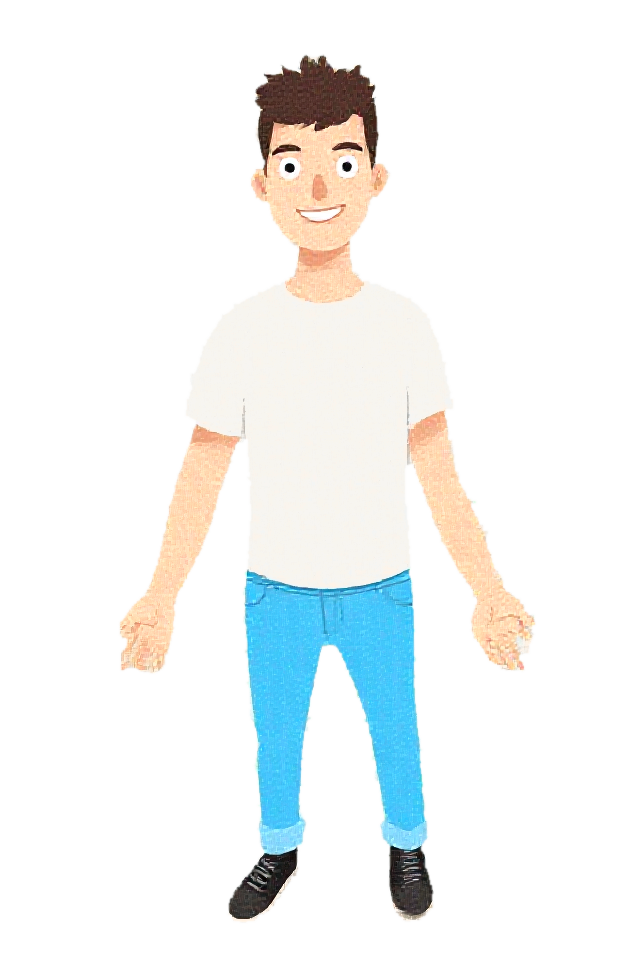
#> input picture briefs/contact-greeting/approved/body-source.png, 640 x 960 px
$ python cutout_flat.py ../briefs/contact-greeting/approved/body-source.png out.png
#> lines starting #> are read from the running program, lines starting #| are printed output that depends on the picture; after the words box and inside, x2 and y2 are one past the last pixel; in counts of white or black regions, pixels touching at a corner belong together
#!/usr/bin/env python3
"""Cut a flat illustration off its plain background, keeping white interiors.

The chroma key this replaces never worked: a diffusion model does not produce a
uniform key colour, and the first real attempt came back as striped pale mint
with a blob in one corner. A luminance key worked while the drawing was pure
line art and died the moment the character was coloured.

What works for a flat illustration on a plain field is neither. The background
is not a colour to match, it is the region **connected to the border**. Fill
inward from the edge through everything that matches the background, and
whatever the fill cannot reach is the subject, including a white t-shirt that is
within a few units of the paper it stands on. That last part is the whole point:
this character's shirt is 6 units from the background out of 765, so any test
that asks "is this pixel white" erases his torso.

    python3 scripts/cutout_flat.py IN.png OUT.png [--tolerance 3] [--feather 1]
"""

from __future__ import annotations

import argparse
from pathlib import Path

import numpy as np
from PIL import Image, ImageFilter


def main() -> None:
    ap = argparse.ArgumentParser(description=__doc__)
    ap.add_argument("src", type=Path)
    ap.add_argument("out", type=Path)
    ap.add_argument("--tolerance", type=int, default=3,
                    help="how far from the border colour still counts as background")
    ap.add_argument("--erode", type=int, default=2,
                    help="pixels to shrink the mask by, to drop the pale ring of "
                         "half-background pixels along every edge")
    ap.add_argument("--feather", type=float, default=0.8,
                    help="blur radius on the alpha edge, in pixels")
    ap.add_argument("--onto", default=None,
                    help="flatten onto this colour instead of keeping alpha, e.g. "
                         "'#F7F6F3'. For images that stay on their own ground, like the "
                         "project cards, where the model tinted the paper and the fix is "
                         "to repaint it, not to cut the subject out")
    ap.add_argument("--trim", action="store_true",
                    help="crop the result to the subject")
    args = ap.parse_args()

    im = Image.open(args.src).convert("RGB")
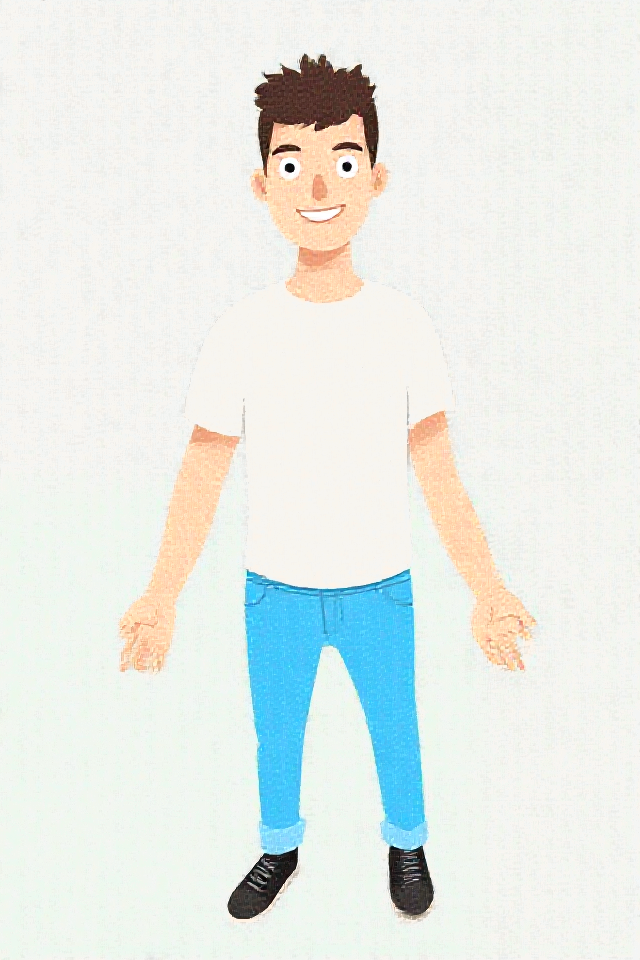
#> im: PIL image 640x960 RGB; mean R, G, B 230.8, 236.1, 231.8
    a = np.asarray(im).astype(int)
    h, w, _ = a.shape
#> h = 960; w = 640

    edges = np.concatenate([a[0].reshape(-1, 3), a[-1].reshape(-1, 3),
                            a[:, 0].reshape(-1, 3), a[:, -1].reshape(-1, 3)])
    bg = np.median(edges, axis=0)
#> bg = [243, 245, 241]
    matches = np.abs(a - bg).sum(axis=2) <= args.tolerance
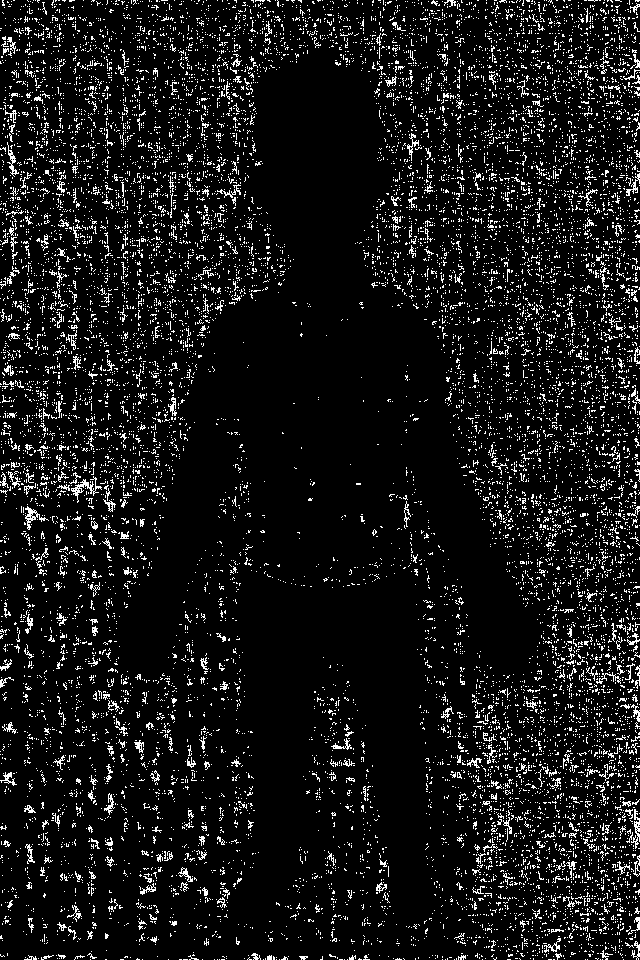
#> matches: shape (960, 640) bool; 8.6% white in thin lines or dots

    # Flood inward from every border pixel that matches. Iterative, because a
    # 1254x1254 background is far past Python's recursion limit.
    outside = np.zeros((h, w), dtype=bool)
    stack: list[tuple[int, int]] = []
    for x in range(w):
        for y in (0, h - 1):
            if matches[y, x] and not outside[y, x]:
                outside[y, x] = True
                stack.append((y, x))
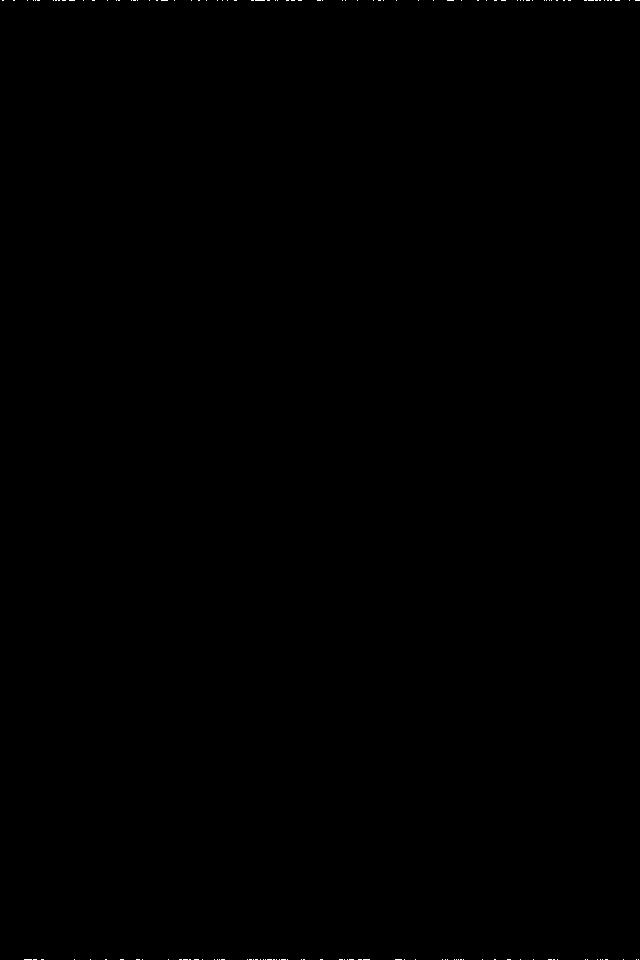
#> outside: shape (960, 640) bool; 0.05% white in thin lines or dots
    for y in range(h):
        for x in (0, w - 1):
            if matches[y, x] and not outside[y, x]:
                outside[y, x] = True
                stack.append((y, x))
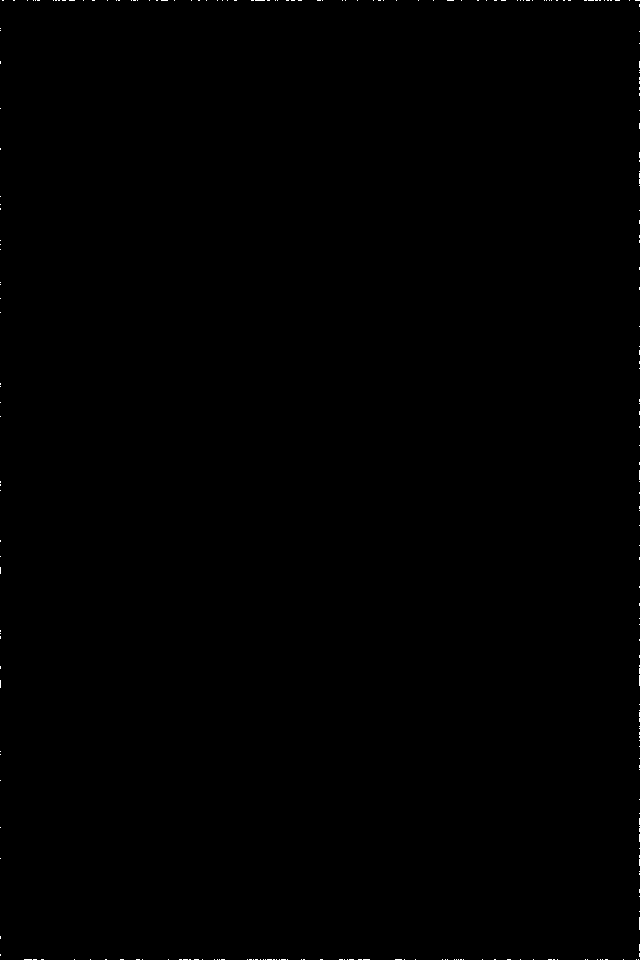
#> outside: shape (960, 640) bool; 0.1% white in thin lines or dots

    while stack:
        y, x = stack.pop()
        for ny, nx in ((y - 1, x), (y + 1, x), (y, x - 1), (y, x + 1)):
            if 0 <= ny < h and 0 <= nx < w and matches[ny, nx] and not outside[ny, nx]:
                outside[ny, nx] = True
                stack.append((ny, nx))
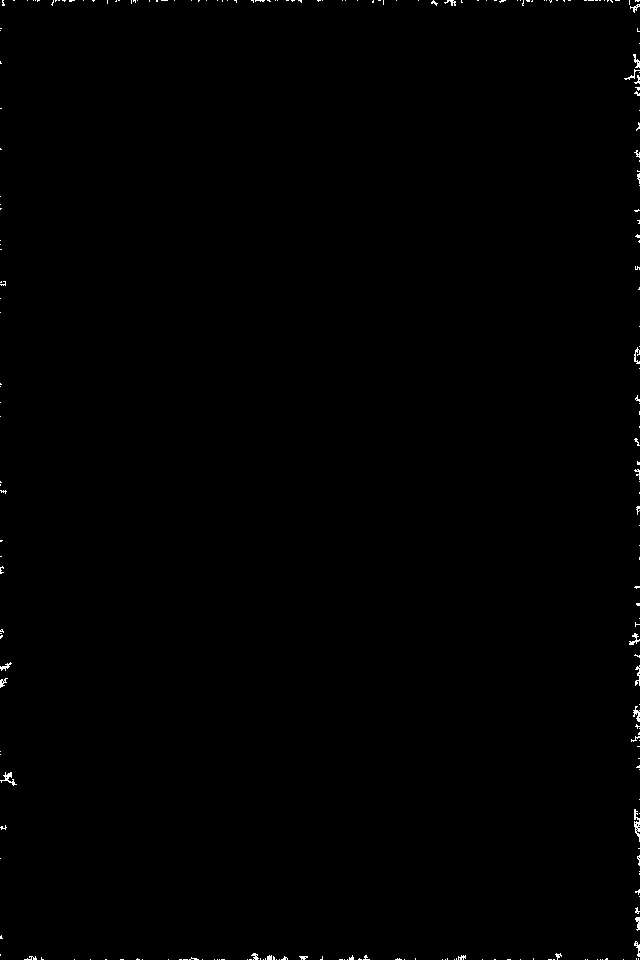
#> outside: shape (960, 640) bool; 0.31% white in thin lines or dots
#> after the loop, stack = []

    alpha = Image.fromarray(np.where(outside, 0, 255).astype(np.uint8), "L")
#> alpha: PIL image 640x960 L; 99.7% white; black in thin lines or dots

    # The border between subject and background is anti-aliased, so a ring of
    # pixels just inside the silhouette is most of the way to white. Left
    # opaque they read as a halo against any darker page. Shrinking the mask
    # discards them; the tolerance cannot, because it has to stay below the
    # distance of the white shirt or the torso disappears with them.
    for _ in range(max(0, args.erode)):
        alpha = alpha.filter(ImageFilter.MinFilter(3))
#> this loop made 2 passes
#> pass 1, in main, `alpha = alpha.filter(ImageFilter.MinFilter(3))`:
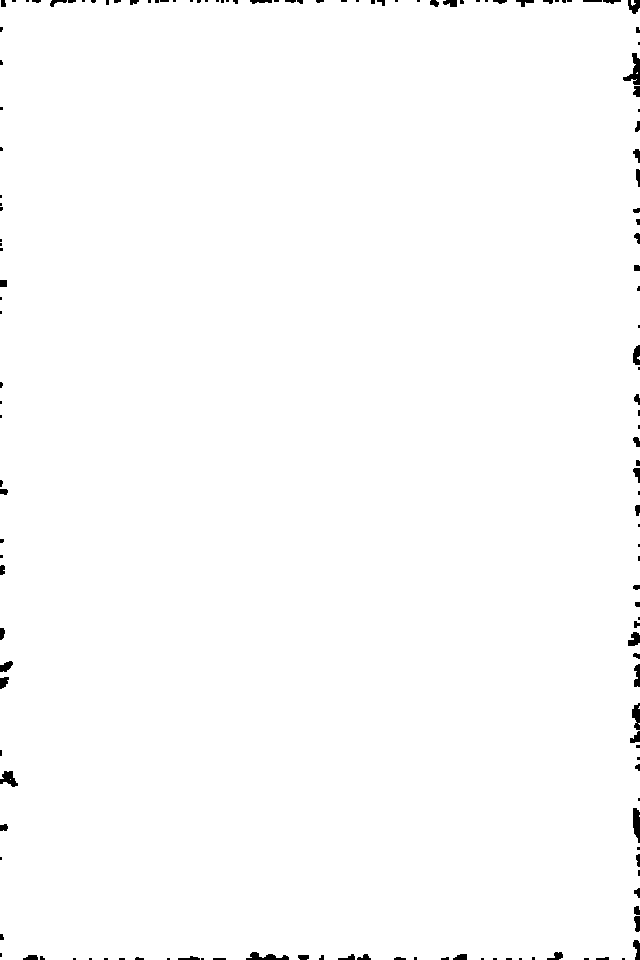
#> alpha: PIL image 640x960 L; 99.2% white; 154 black regions (86 under 20 px), largest, box (x1, y1, x2, y2) and area: (623, 53, 640, 85) 244, (633, 808, 640, 843) 192, (246, 952, 289, 960) 187
#> pass 2, in main, `alpha = alpha.filter(ImageFilter.MinFilter(3))`:
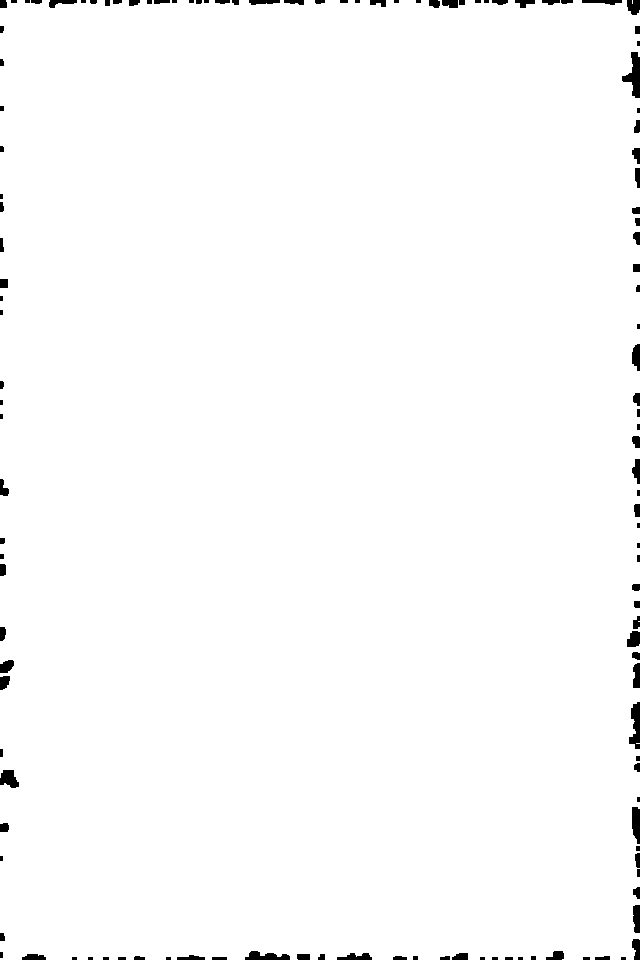
#> alpha: PIL image 640x960 L; 98.7% white; 130 black regions (34 under 20 px), largest, box (x1, y1, x2, y2) and area: (622, 52, 640, 98) 421, (629, 702, 640, 749) 338, (245, 951, 290, 960) 264

    if args.feather > 0:
        alpha = alpha.filter(ImageFilter.GaussianBlur(args.feather))

    rgba = im.convert("RGBA")
    rgba.putalpha(alpha)

    if args.trim:
        box = rgba.getbbox()
        if box:
            rgba = rgba.crop(box)

    if args.onto:
        # Repainting the ground is the same cut, finished differently. The model
        # was asked for off-white paper and painted it mint or yellow, the way it
        # tints every flat ground it is given. Regenerating to get the colour
        # right is a lottery; replacing the region connected to the border with
        # the real paper is a function.
        ground = Image.new("RGBA", rgba.size, args.onto)
        ground.alpha_composite(rgba)
        rgba = ground.convert("RGB")

    args.out.parent.mkdir(parents=True, exist_ok=True)
    rgba.save(args.out)

    kept = int((~outside).sum())
#> kept = 612506
    print(f"background {tuple(int(v) for v in bg)}, tolerance {args.tolerance}")
#| background (243, 245, 241), tolerance 3
    print(f"subject {kept}px of {h*w} ({100*kept/(h*w):.1f}%), size {rgba.size}")
#| subject 612506px of 614400 (99.7%), size (640, 960)
    print(f"wrote {args.out}")


if __name__ == "__main__":
    main()
